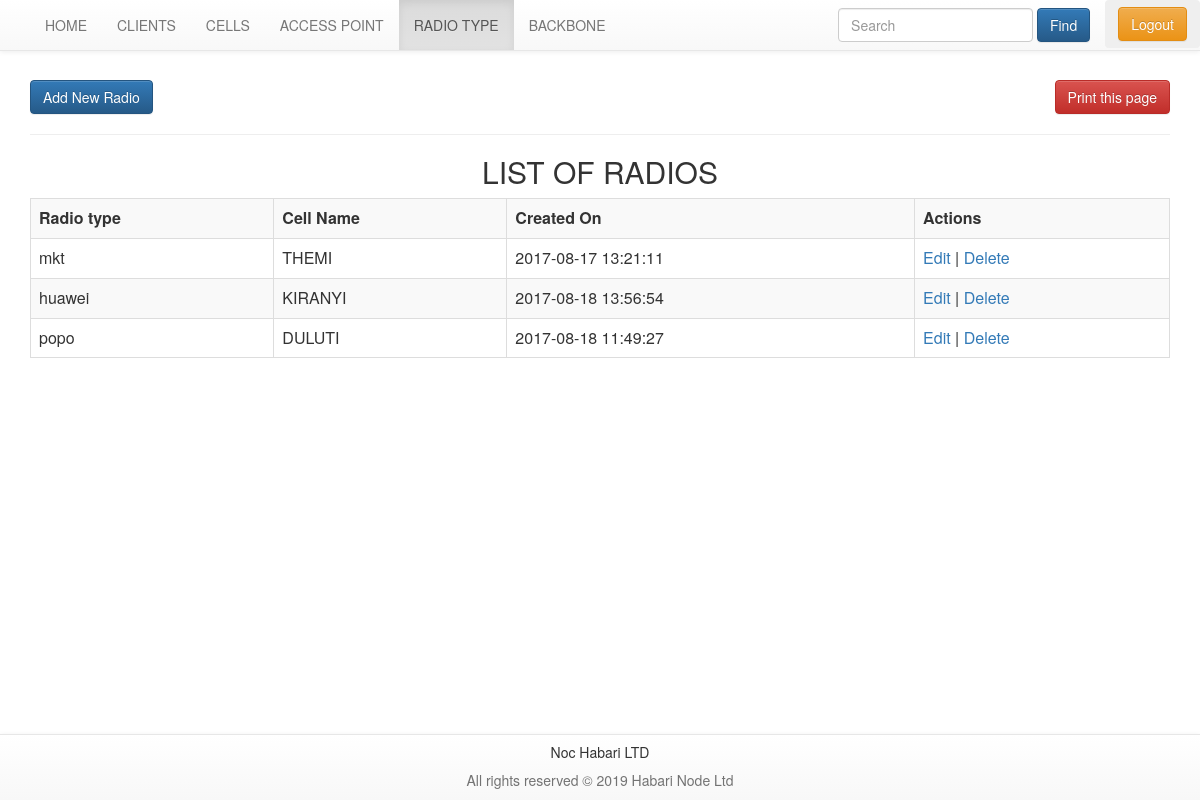
/radio_type.php (signed in), run on the app's committed database.
### tables this page shows
CREATE TABLE `type_of_radio` (
  `id` int(20) NOT NULL,
  `radio` varchar(50) NOT NULL,
  `cell_id` int(11) NOT NULL,
  `CreatedOn` timestamp NOT NULL DEFAULT CURRENT_TIMESTAMP
);

CREATE TABLE `cells` (
  `id` int(20) NOT NULL,
  `cell` varchar(50) NOT NULL,
  `created_at` timestamp NOT NULL DEFAULT CURRENT_TIMESTAMP ON UPDATE CURRENT_TIMESTAMP
);

### radio_type.php (the view, shortened to what this page needs)
<?php
include('config.php');
?>
<?php
if(isset($_POST['search'])){
	$valueToSearch = $_POST['valueToSearch'];
	echo $valueToSearch;
	$sql=" SELECT * FROM type_of_radio WHERE radio like '%".$valueToSearch."%'";
	$result = mysqli_query($mysqli,$sql);
}
else{
	$result = mysqli_query($mysqli, "SELECT * FROM type_of_radio JOIN cells ON type_of_radio.cell_id=cells.id ORDER BY cells.id DESC");
}
?>
<html lang="en">
<head>
	<link href="css/bootstrap.min.css" rel="stylesheet">
	<link href="css/bootstrap-theme.css" rel="stylesheet">
</head>
<body>
	<header>
		<nav class="navbar navbar-default navbar-fixed-top">
			<div class="container-fluid">
				<div class="navbar-header">
					<a class="navbar-brand" href = "home.php"><img id = "logo" src = "node.png"></a>
				</div>
				<div class="collapse navbar-collapse" id="bs-example-navbar-collapse-1">
					<ul class="nav navbar-nav">
						<li><a href="home.php">HOME<span class="sr-only">(current)</span></a></li>
						<li><a href="clients.php">CLIENTS<span class="sr-only">(current)</span></a></li>
						<li><a href="cells.php">CELLS<span class="sr-only">(current)</span></a></li>
						<li><a href="access_point.php">ACCESS POINT<span class="sr-only">(current)</span></a></li>
						<li class="active"><a href="radio_type.php">RADIO TYPE<span class="sr-only">(current)</span></a></li>
						<li><a href="backbone.php">BACKBONE<span class="sr-only">(current)</span></a></li>
					</ul>
					<button class="btn navbar-nav navbar-right">
						<a href="logout.php" class="btn btn-warning">Logout</a>
					</button>
					<form class="navbar-form navbar-right" action="cells.php" method="post">
						<div class="form-group">
							<input type="text" class="form-control" name="valueToSearch" placeholder="Search">
						</div>
						<button type="submit" class="btn btn-primary" name="search">Find</button>
					</form>
				</div>
			</div>
		</nav>
	</header>
	<br>
	<br>
	<br>
	<br>
	<div class = "container">
		<button class="btn  pull-right btn-danger hidden-print" onclick="myFunction()">Print this page</button>
		<div class="align-center">
			<a class="btn btn-primary hidden-print" href="radio_add.php">Add New Radio</a><hr>
		</div>
		<table class = "table table-striped table-hover table-bordered">
			<h2 class="text text-center" >LIST OF RADIOS</h2>
			<tr>
				<th>Radio type</th>
				<th>Cell Name</th>
				<th>Created On</th>
				<th class="hidden-print">Actions</th>
			</tr>
			<?php
			while($res = mysqli_fetch_array($result)) {
				echo "<tr>";
				echo "<td>".$res['radio']."</td>";
				echo "<td>".$res['cell']."</td>";
				echo "<td>".$res['CreatedOn']."</td>";
				echo "<td class='hidden-print'><a href=\"radio_edit.php?id=$res[id]\">Edit</a> | <a href=\"radio_delete.php?id=$res[id]\" onClick=\"return confirm('Are you sure you want to delete?')\">Delete</a></td>";
			}
			?>
		</table>
	</div>
	<br>
	<br>
	<br>
	<nav class="navbar navbar-default navbar-fixed-bottom navbar-center">
		<h5 class="text-center">Noc Habari LTD</h5>
		<p class = "help-block text-center">All rights reserved &copy; <?php echo date("Y"); ?> Habari Node Ltd </p>
	</nav>
</body>
</html>

### data on the page
type_of_radio: radio "mkt", cell.cell "THEMI", CreatedOn "2017-08-17 13:21:11"
type_of_radio: radio "huawei", cell.cell "KIRANYI", CreatedOn "2017-08-18 13:56:54"
type_of_radio: radio "popo", cell.cell "DULUTI", CreatedOn "2017-08-18 11:49:27"
